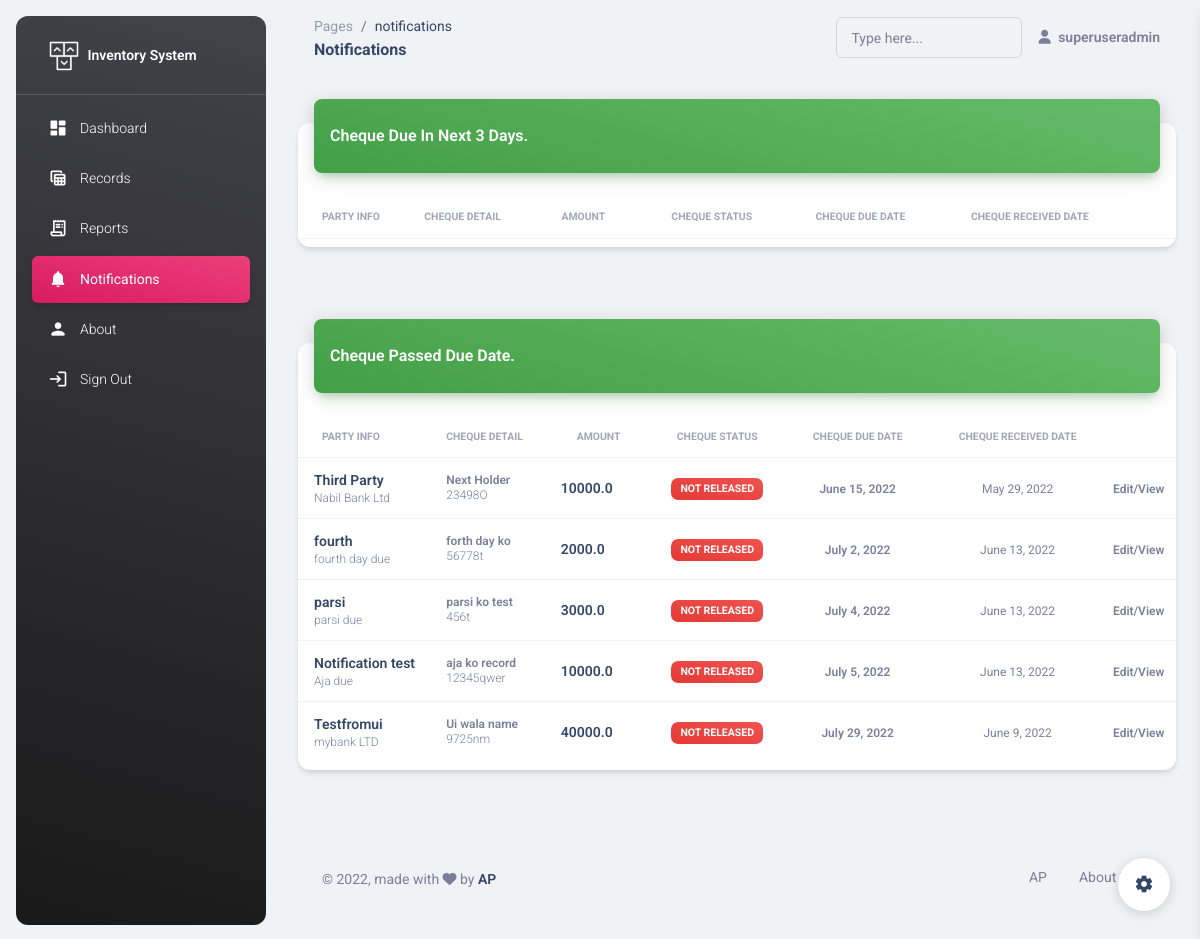
The app's page /notifications/ (signed in) with its own data.
### main/models.py (models this page shows, shortened)
class chequeInfo(models.Model):
    party_name = models.CharField(max_length=80,null=True, blank=True)
    bank_name = models.CharField(max_length=50, null=True, blank=True)
    cheque_number = models.CharField(max_length=15, null=True, blank=True)
    amount = models.FloatField(null=True, blank=True)
    account_holders_name = models.CharField(max_length=50, null=True, blank=True)
    cheque_received_date = models.DateField()
    cheque_due_date = models.DateField()
    partial_payment_received = models.FloatField(default=0.0)
    cheque_released = models.BooleanField(default=False)
    cheque_released_date = models.DateField(null=True, blank=True)
    notes_about_transaction = models.TextField(null=True, blank=True)

### main/views.py (the view)
# urls.py: path('notifications/', views.notifications, name='notifications'),
@login_required(login_url='signin')
def notifications(request):
    try:
        three_days = datetime.today() + timedelta(days=3)
        items = chequeInfo.objects.filter(cheque_due_date__gte=datetime.today())
        items= items.filter(cheque_due_date__lte=three_days)
        items = items.filter(cheque_released=False)
        items = items.order_by('cheque_due_date')
        duedate = datetime.today() - timedelta(days=1)
        duedup = chequeInfo.objects.filter(cheque_due_date__lte=duedate)
        duedup = duedup.filter(cheque_released=False)
        duedup = duedup.order_by('cheque_due_date')
        context={
            'items':items,
            'duedup':duedup,
        }
        return render(request,"main/notification.html",context)
    except:
        return render(request,"main/notification.html",{ })

### main/templates/main/notification.html (shortened to what this page needs)
{% extends 'main/base.html' %}
{% load static %}
    {% block pagename %}
    notifications
    {% endblock pagename %}
    {% block page %}
    Notifications
    {% endblock page %}
    {% block nlink %}
    active bg-gradient-primary
    {% endblock nlink %}
    {% block content %}
    <div class="container-fluid py-4">
      <div class="row">
        <div class="col-12">
          <div class="card my-4">
            <div class="card-header p-0 position-relative mt-n4 mx-3 z-index-2">
              <div class="bg-gradient-success shadow-success border-radius-lg pt-4 pb-3">
                <h6 class="text-white text-capitalize ps-3">Cheque due in next 3 days.</h6>
              </div>
            </div>
            <div class="card-body px-0 pb-2">
              <div class="table-responsive p-0">
                <table class="table align-items-center mb-0">
                  <thead>
                    <tr>
                      <th class="text-uppercase text-secondary text-xxs font-weight-bolder opacity-7">Party Info</th>
                      <th class="text-uppercase text-secondary text-xxs font-weight-bolder opacity-7 ps-2">Cheque Detail</th>
                      <th class="text-uppercase text-secondary text-xxs font-weight-bolder opacity-7">Amount</th>
                      <th class="text-center text-uppercase text-secondary text-xxs font-weight-bolder opacity-7">Cheque Status</th>
                      <th class="text-center text-uppercase text-secondary text-xxs font-weight-bolder opacity-7">Cheque Due Date</th>
                      <th class="text-center text-uppercase text-secondary text-xxs font-weight-bolder opacity-7">Cheque Received Date</th>
                      <th class="text-secondary opacity-7"></th>
                    </tr>
                  </thead>
                </table>
              </div>
            </div>
          </div>
        </div>
      </div>
    </div>
    <div class="container-fluid py-4">
        <div class="row">
          <div class="col-12">
            <div class="card my-4">
              <div class="card-header p-0 position-relative mt-n4 mx-3 z-index-2">
                <div class="bg-gradient-success shadow-success border-radius-lg pt-4 pb-3">
                  <h6 class="text-white text-capitalize ps-3">Cheque passed due date.</h6>
                </div>
              </div>
              <div class="card-body px-0 pb-2">
                <div class="table-responsive p-0">
                  <table class="table align-items-center mb-0">
                    <thead>
                      <tr>
                        <th class="text-uppercase text-secondary text-xxs font-weight-bolder opacity-7">Party Info</th>
                        <th class="text-uppercase text-secondary text-xxs font-weight-bolder opacity-7 ps-2">Cheque Detail</th>
                        <th class="text-uppercase text-secondary text-xxs font-weight-bolder opacity-7">Amount</th>
                        <th class="text-center text-uppercase text-secondary text-xxs font-weight-bolder opacity-7">Cheque Status</th>
                        <th class="text-center text-uppercase text-secondary text-xxs font-weight-bolder opacity-7">Cheque Due Date</th>
                        <th class="text-center text-uppercase text-secondary text-xxs font-weight-bolder opacity-7">Cheque Received Date</th>
                        <th class="text-secondary opacity-7"></th>
                      </tr>
                    </thead>
                    <tbody>
                      {% for list in duedup %}
                      <tr>
                        <td>
                          <div class="d-flex px-2 py-1">
                            <div class="d-flex flex-column justify-content-center">
                              <h6 class="mb-0 text-sm">{{list.party_name}}</h6>
                              <p class="text-xs text-secondary mb-0">{{list.bank_name}}</p>
                            </div>
                          </div>
                        </td>
                        <td>
                          <p class="text-xs font-weight-bold mb-0">{{list.account_holders_name}}</p>
                          <p class="text-xs text-secondary mb-0">{{list.cheque_number}}</p>
                        </td>
                        <td>
                          <h6 class="mb-0 text-sm">{{list.amount}}</h6>
                        </td>
                        <td class="align-middle text-center text-sm">
                          {% if list.cheque_released %}
                          <span class="badge badge-sm bg-gradient-success">Released</span>
                          <p class="text-xs text-secondary mb-0">{{list.cheque_released_date}}</p>
                          {% else %}
                          <span class="badge badge-sm bg-gradient-danger">Not Released</span>
                          {% endif %}
                        </td>
                        <td class="align-middle text-center">
                          <span class="text-secondary text-xs font-weight-bold">{{list.cheque_due_date}}</span>
                        </td>
                        <td class="align-middle text-center">
                          <span class="text-xs text-secondary mb-0">{{list.cheque_received_date}}</span>
                        </td>
                        <td class="align-middle">
                          <a href="{% url 'updaterecord' list.id %}" class="text-secondary font-weight-bold text-xs" data-toggle="tooltip" data-original-title="Edit user">
                            Edit/View
                          </a>
                        </td>
                      </tr>
                      {% endfor %}
                    </tbody>
                  </table>
                </div>
              </div>
            </div>
          </div>
        </div>
      </div>
    {% endblock content %}

### main/templates/main/base.html (shortened to what this page needs)
{% load static %}
<!DOCTYPE html>
<html lang="en">
<head>
  <link href="{% static 'css/nucleo-icons.css' %}" rel="stylesheet" />
  <link href="{% static 'css/nucleo-svg.css' %}" rel="stylesheet" />
  <link id="pagestyle" href="{% static 'css/material-dashboard.css' %}" rel="stylesheet" />
</head>
<body class="g-sidenav-show  bg-gray-200">
  <aside class="sidenav navbar navbar-vertical navbar-expand-xs border-0 border-radius-xl my-3 fixed-start ms-3   bg-gradient-dark" id="sidenav-main">
    <div class="sidenav-header">
      <a class="navbar-brand m-0" href=" {% url 'dashboard'%} " target="_blank">
        <img src="{% static 'img/logo-ct.png' %}" class="navbar-brand-img h-100" alt="main_logo' %}">
        <span class="ms-1 font-weight-bold text-white">Inventory System</span>
      </a>
    </div>
    <hr class="horizontal light mt-0 mb-2">
    <div class="collapse navbar-collapse  w-auto " id="sidenav-collapse-main">
      <ul class="navbar-nav">
        <li class="nav-item">
          <a class="nav-link text-white {% block dlink %}{% endblock dlink%} " href="{% url 'dashboard'%}">
            <div class="text-white text-center me-2 d-flex align-items-center justify-content-center">
              <i class="material-icons opacity-10">dashboard</i>
            </div>
            <span class="nav-link-text ms-1">Dashboard</span>
          </a>
        </li>
        <li class="nav-item">
          <a class="nav-link text-white {% block rlink %}{% endblock rlink%} " href="{% url 'records' %}">
            <div class="text-white text-center me-2 d-flex align-items-center justify-content-center">
              <i class="material-icons opacity-10">table_view</i>
            </div>
            <span class="nav-link-text ms-1">Records</span>
          </a>
        </li>
        <li class="nav-item">
          <a class="nav-link text-white {% block replink %}{% endblock replink%}" href="{% url 'reports'%}">
            <div class="text-white text-center me-2 d-flex align-items-center justify-content-center">
              <i class="material-icons opacity-10">receipt_long</i>
            </div>
            <span class="nav-link-text ms-1">Reports</span>
          </a>
        </li>
        <li class="nav-item">
          <a class="nav-link text-white {% block nlink %}{% endblock nlink%}" href="{% url 'notifications'%}">
            <div class="text-white text-center me-2 d-flex align-items-center justify-content-center">
              <i class="material-icons opacity-10">notifications</i>
            </div>
            <span class="nav-link-text ms-1">Notifications</span>
          </a>
        </li>
        <li class="nav-item">
          <a class="nav-link text-white {% block alink %}{% endblock alink%}" href="{% url 'about'%}">
            <div class="text-white text-center me-2 d-flex align-items-center justify-content-center">
              <i class="material-icons opacity-10">person</i>
            </div>
            <span class="nav-link-text ms-1">About</span>
          </a>
        </li>
        <li class="nav-item">
          <a class="nav-link text-white " href="{% url 'signout'%}">
            <div class="text-white text-center me-2 d-flex align-items-center justify-content-center">
              <i class="material-icons opacity-10">login</i>
            </div>
            <span class="nav-link-text ms-1">Sign Out</span>
          </a>
        </li>
      </ul>
    </div>
  </aside>
  <main class="main-content position-relative max-height-vh-100 h-100 border-radius-lg ">
    <nav class="navbar navbar-main navbar-expand-lg px-0 mx-4 shadow-none border-radius-xl" id="navbarBlur" navbar-scroll="true">
      <div class="container-fluid py-1 px-3">
        <nav aria-label="breadcrumb">
          <ol class="breadcrumb bg-transparent mb-0 pb-0 pt-1 px-0 me-sm-6 me-5">
            <li class="breadcrumb-item text-sm"><a class="opacity-5 text-dark" href="javascript:;">Pages</a></li>
            <li class="breadcrumb-item text-sm text-dark active" aria-current="page">
              {% block pagename %}
              {% endblock pagename %}
            </li>
          </ol>
          <h6 class="font-weight-bolder mb-0">
            {% block page %}
            {% endblock page %}
          </h6>
        </nav>
        <div class="collapse navbar-collapse mt-sm-0 mt-2 me-md-0 me-sm-4" id="navbar">
          <div class="ms-md-auto pe-md-3 d-flex align-items-center">
            <div class="input-group input-group-outline">
              <label class="form-label">Type here...</label>
              <input type="text" class="form-control">
            </div>
          </div>
          <ul class="navbar-nav  justify-content-end">
            <li class="nav-item d-flex align-items-center">
              <a href="javascript:;" class="nav-link text-body font-weight-bold px-0">
                <i class="fa fa-user me-sm-1"></i>
                <span class="d-sm-inline d-none">{{request.user}}</span>
              </a>
            </li>
              </ul>
        </div>
      </div>
    </nav>
      {% block content %}
      {% endblock content %}
    <div class="container-fluid py-4">
      <footer class="footer py-4  ">
        <div class="container-fluid">
          <div class="row align-items-center justify-content-lg-between">
            <div class="col-lg-6 mb-lg-0 mb-4">
              <div class="copyright text-center text-sm text-muted text-lg-start">
                © ,
                made with <i class="fa fa-heart"></i> by
                <a href="https://www.github.com/iamanuppaudel" class="font-weight-bold" target="_blank">AP</a>
              </div>
            </div>
            <div class="col-lg-6">
              <ul class="nav nav-footer justify-content-center justify-content-lg-end">
                <li class="nav-item">
                  <a href="https://www.github.com/iamanuppaudel" class="nav-link text-muted" target="_blank">AP</a>
                </li>
                <li class="nav-item">
                  <a href="https://www.github.com/iamanuppaudel" class="nav-link text-muted" target="_blank">About Us</a>
                </li>
              </ul>
            </div>
          </div>
        </div>
      </footer>
    </div>
  </main>
  <div class="fixed-plugin">
    <a class="fixed-plugin-button text-dark position-fixed px-3 py-2">
      <i class="material-icons py-2">settings</i>
    </a>
  </div>
</body>
</html>

### records on screen
chequeInfo: party_name "Third Party", bank_name "Nabil Bank Ltd", account_holders_name "Next Holder", cheque_number "23498O", amount "10000.0", cheque_released "NOT RELEASED", cheque_due_date "June 15, 2022", cheque_received_date "May 29, 2022"
chequeInfo: party_name "fourth", bank_name "fourth day due", account_holders_name "forth day ko", cheque_number "56778t", amount "2000.0", cheque_released "NOT RELEASED", cheque_due_date "July 2, 2022", cheque_received_date "June 13, 2022"
chequeInfo: party_name "parsi", bank_name "parsi due", account_holders_name "parsi ko test", cheque_number "456t", amount "3000.0", cheque_released "NOT RELEASED", cheque_due_date "July 4, 2022", cheque_received_date "June 13, 2022"
chequeInfo: party_name "Notification test", bank_name "Aja due", account_holders_name "aja ko record", cheque_number "12345qwer", amount "10000.0", cheque_released "NOT RELEASED", cheque_due_date "July 5, 2022", cheque_received_date "June 13, 2022"
chequeInfo: party_name "Testfromui", bank_name "mybank LTD", account_holders_name "Ui wala name", cheque_number "9725nm", amount "40000.0", cheque_released "NOT RELEASED", cheque_due_date "July 29, 2022", cheque_received_date "June 9, 2022"

### other values on screen
{{ request.user }} "superuseradmin"
